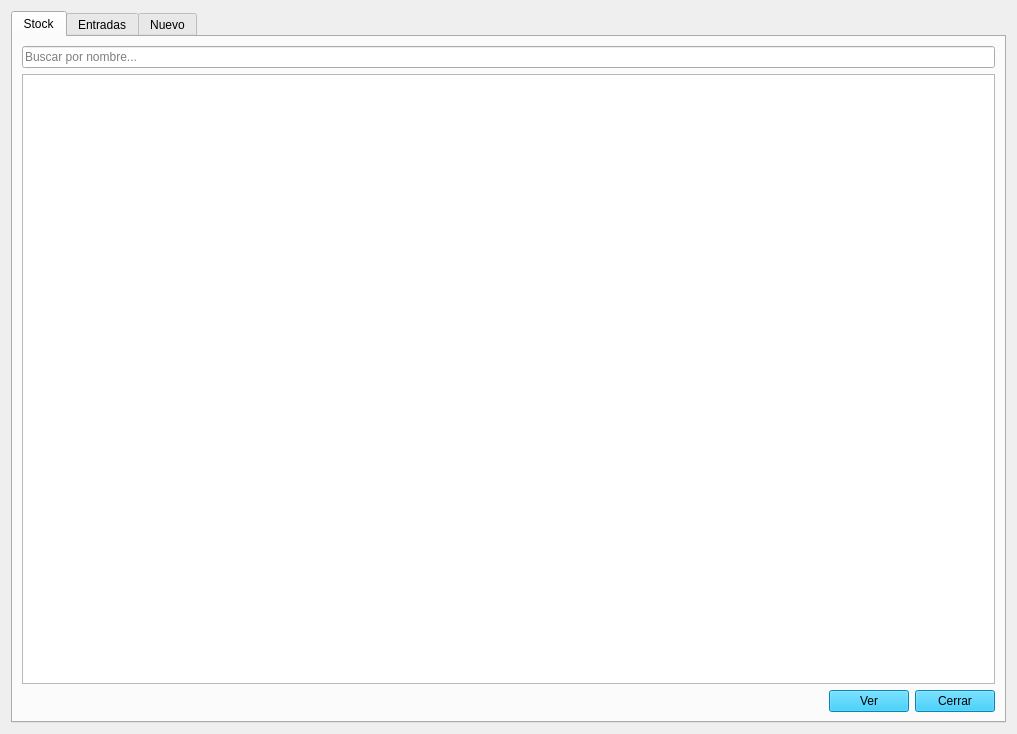
<?xml version="1.0" encoding="UTF-8"?>
<ui version="4.0">
 <class>Form</class>
 <widget class="QWidget" name="Form">
  <property name="windowModality">
   <enum>Qt::WindowModality::WindowModal</enum>
  </property>
  <property name="geometry">
   <rect>
    <x>0</x>
    <y>0</y>
    <width>1017</width>
    <height>734</height>
   </rect>
  </property>
  <property name="windowTitle">
   <string>Materias Primas</string>
  </property>
  <property name="styleSheet">
   <string notr="true">QPushButton{background-color: rgb(6, 191, 249);}
</string>
  </property>
  <layout class="QHBoxLayout" name="horizontalLayout">
   <item>
    <widget class="QTabWidget" name="tabWidget">
     <property name="currentIndex">
      <number>0</number>
     </property>
     <widget class="QWidget" name="tab_detalle_mp">
      <attribute name="title">
       <string>Stock</string>
      </attribute>
      <layout class="QVBoxLayout" name="verticalLayout_2">
       <item>
        <layout class="QHBoxLayout" name="horizontalLayout_3">
         <item>
          <widget class="QLineEdit" name="le_buscar_mp">
           <property name="placeholderText">
            <string>Buscar por nombre...</string>
           </property>
           <property name="clearButtonEnabled">
            <bool>true</bool>
           </property>
          </widget>
         </item>
        </layout>
       </item>
       <item>
        <widget class="QTableView" name="tv_mat_primas"/>
       </item>
       <item>
        <layout class="QHBoxLayout" name="horizontalLayout_4">
         <item>
          <spacer name="horizontalSpacer_2">
           <property name="orientation">
            <enum>Qt::Orientation::Horizontal</enum>
           </property>
           <property name="sizeHint" stdset="0">
            <size>
             <width>40</width>
             <height>20</height>
            </size>
           </property>
          </spacer>
         </item>
         <item>
          <widget class="QPushButton" name="btn_ver_detalle_mp">
           <property name="text">
            <string>Ver</string>
           </property>
          </widget>
         </item>
         <item>
          <widget class="QPushButton" name="btn_cerrar_listado_mp">
           <property name="text">
            <string>Cerrar</string>
           </property>
          </widget>
         </item>
        </layout>
       </item>
      </layout>
     </widget>
     <widget class="QWidget" name="tab_entradas_mp">
      <attribute name="title">
       <string>Entradas</string>
      </attribute>
      <layout class="QHBoxLayout" name="horizontalLayout_5">
       <item>
        <widget class="QTableView" name="tv_entradas_list"/>
       </item>
      </layout>
     </widget>
     <widget class="QWidget" name="tab_nuevo_mp">
      <attribute name="title">
       <string>Nuevo</string>
      </attribute>
      <layout class="QVBoxLayout" name="verticalLayout">
       <item>
        <spacer name="verticalSpacer">
         <property name="orientation">
          <enum>Qt::Orientation::Vertical</enum>
         </property>
         <property name="sizeType">
          <enum>QSizePolicy::Policy::Maximum</enum>
         </property>
         <property name="sizeHint" stdset="0">
          <size>
           <width>20</width>
           <height>60</height>
          </size>
         </property>
        </spacer>
       </item>
       <item>
        <layout class="QFormLayout" name="formLayout">
         <item row="0" column="0">
          <widget class="QLabel" name="lbl_nombre_nueva">
           <property name="text">
            <string>Nombre</string>
           </property>
          </widget>
         </item>
         <item row="0" column="1">
          <widget class="QLineEdit" name="le_nombre_nueva">
           <property name="clearButtonEnabled">
            <bool>true</bool>
           </property>
          </widget>
         </item>
         <item row="1" column="0">
          <widget class="QLabel" name="lbl_proveedor_nueva">
           <property name="text">
            <string>Proveedor</string>
           </property>
          </widget>
         </item>
         <item row="1" column="1">
          <widget class="QComboBox" name="cb_proveedor_nueva"/>
         </item>
        </layout>
       </item>
       <item>
        <layout class="QHBoxLayout" name="horizontalLayout_2">
         <item>
          <spacer name="horizontalSpacer">
           <property name="orientation">
            <enum>Qt::Orientation::Horizontal</enum>
           </property>
           <property name="sizeHint" stdset="0">
            <size>
             <width>40</width>
             <height>20</height>
            </size>
           </property>
          </spacer>
         </item>
         <item>
          <widget class="QPushButton" name="btn_cancelar_nueva_mp">
           <property name="text">
            <string>Cancelar</string>
           </property>
          </widget>
         </item>
         <item>
          <widget class="QPushButton" name="btn_guardar_nueva_mp">
           <property name="text">
            <string>Guardar</string>
           </property>
          </widget>
         </item>
        </layout>
       </item>
      </layout>
     </widget>
    </widget>
   </item>
  </layout>
 </widget>
 <resources/>
 <connections/>
</ui>
